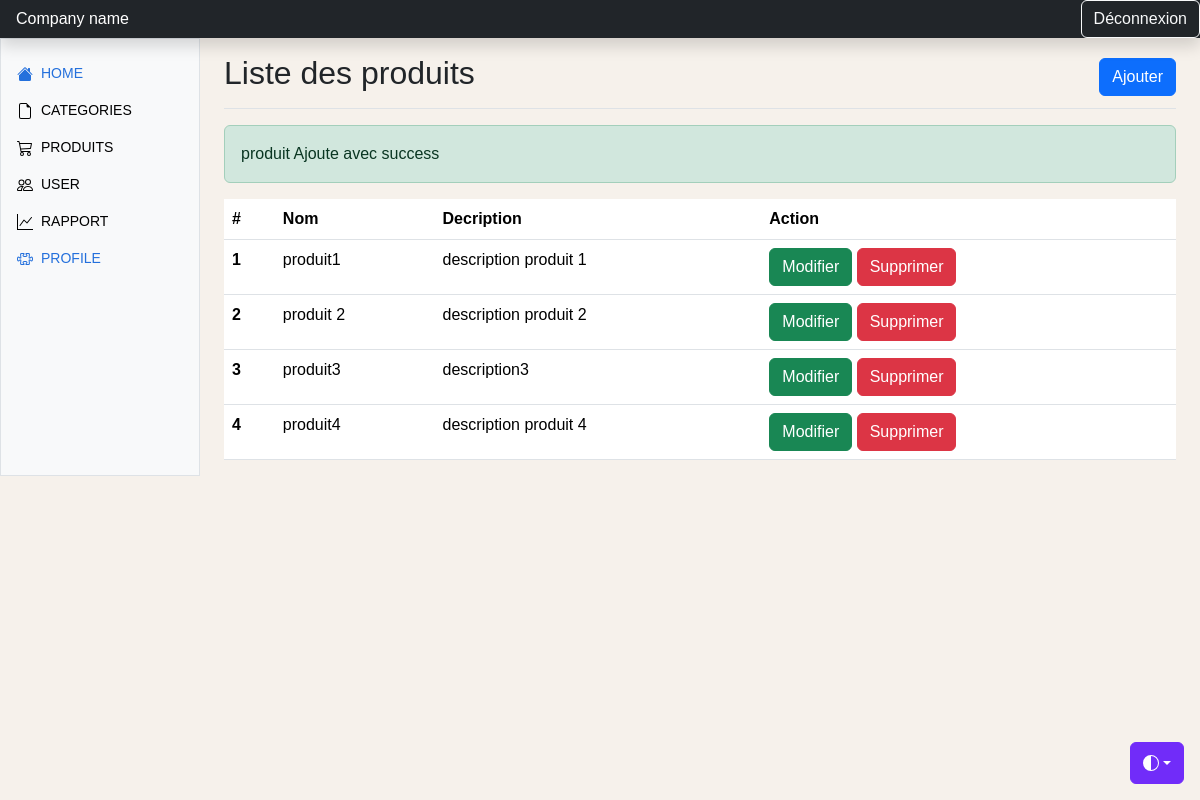
Page /admin/produits/liste.php?ajout=ok on the committed database.
### tables this page shows
CREATE TABLE `produit` (
  `id` int(11) NOT NULL,
  `nom` varchar(255) NOT NULL,
  `prix` float NOT NULL,
  `description` text NOT NULL,
  `image` text NOT NULL,
  `categorie` int(11) NOT NULL,
  `createur` int(11) NOT NULL,
  `date_creation` date NOT NULL,
  `date_modification` date NOT NULL
);

### inc/functions.php (called while the page is built, shortened)
<?php
function connectToDatabase(){
    try {
        $conn = new PDO("mysql:host=" . MONHOST . ";dbname=" . MABD, MONUSER, MONPWD);
        $conn->setAttribute(PDO::ATTR_ERRMODE, PDO::ERRMODE_EXCEPTION);
        return $conn;
    } catch (PDOException $e) {
        echo "Erreur de connexion à la base de données : " . $e->getMessage();
        die();
    }
}
function getAllProducts($conn){
    $requete = "SELECT * FROM produit";
    $resultat = $conn->query($requete);
    $produit = $resultat->fetchAll();
    return $produit;
}
$conn = connectToDatabase();
$produits = getAllProducts($conn);
?>

### admin/produits/liste.php (the view, shortened to what this page needs)
<?php
include "../../inc/functions.php";
$produits=getAllProducts($conn);
?>
<!doctype html>
<html lang="en" data-bs-theme="auto">
  <head><script src="/docs/5.3/assets/js/color-modes.js"></script>
    <link rel="stylesheet" href="https://cdn.jsdelivr.net/npm/@docsearch/css@3">
<link href="../../css/bootstrap.min.css" rel="stylesheet">
    <link href="https://cdn.jsdelivr.net/npm/bootstrap-icons@1.10.5/font/bootstrap-icons.min.css" rel="stylesheet">
    <link href="../../css/dashboard.css" rel="stylesheet">
  </head>
  <body>
    <div class="dropdown position-fixed bottom-0 end-0 mb-3 me-3 bd-mode-toggle">
      <button class="btn btn-bd-primary py-2 dropdown-toggle d-flex align-items-center"
              id="bd-theme"
              type="button"
              aria-expanded="false"
              data-bs-toggle="dropdown"
              aria-label="Toggle theme (auto)">
        <svg class="bi my-1 theme-icon-active" width="1em" height="1em"><use href="#circle-half"></use></svg>
      </button>
    </div>
<header class="navbar sticky-top bg-dark flex-md-nowrap p-0 shadow" data-bs-theme="dark">
  <a class="navbar-brand col-md-3 col-lg-2 me-0 px-3 fs-6 text-white" href="#">Company name</a>
 <a class="btn btn-outline-light" href="../../deconnexion.php">Déconnexion</a>
</header>
<div class="container-fluid">
  <div class="row">
  <?php
   include "../template/navigation.php";
?>
    <div class="col-md-9 ms-sm-auto col-lg-10 px-md-4">
      <div class="d-flex justify-content-between flex-wrap flex-md-nowrap align-items-center pt-3 pb-2 mb-3 border-bottom">
        <h1 class="h2">Liste des produits</h1>
        <div>
        <a class="btn btn-primary" data-bs-toggle="modal" data-bs-target="#exampleModal">Ajouter</a>
        </div>
      </div>
      <div>
      <?php
          if(isset($_GET['ajout']) && $_GET['ajout'] =="ok" ){
            print'<div class="alert alert-success">
            produit Ajoute avec success
              </div>';
                  }
                 ?>
      <table class="table">
          <thead>
            <tr>
              <th scope="col">#</th>
              <th scope="col">Nom</th>
              <th scope="col">Decription</th>
              <th scope="col">Action</th>
            </tr>
          </thead>
          <tbody>
          <?php
          foreach($produits as $i => $p){
            $i++;
                     print'<tr>
                     <th scope="row">'.$i.'</th>
                     <td>'.$p['nom'].'</td>
                     <td>'.$p['description'].'</td>
                     <td>
                           <a data-bs-toggle="modal" data-bs-target="#editModal'.$p['id'].'" class="btn btn-success">Modifier</a>
                           <a href="supprimer.php?idc='.$p['id'].'"class="btn btn-danger">Supprimer</a>
                     </td>
                   </tr>';
          }
          ?>
          </tbody>
        </table>
      </div>
    </div>
  </div>
</div>
    <script src="https://cdn.jsdelivr.net/npm/chart.js@4.3.2/dist/chart.umd.js"></script><script src="dashboard.js"></script></body>
</html>

### css/dashboard.css (style rules this page uses)
body { margin: 0; padding: 0; font-family: "Montserrat", sans-serif; background-color:#F6F1EB; }
header { background-color:#F6F1EB; }
.bi { display: inline-block; width: 1rem; height: 1rem; }

### admin/produits/liste.php (style rules this page uses)
.bi { vertical-align: -.125em; fill: currentColor; }
.btn-bd-primary { --bd-violet-bg: #712cf9; --bd-violet-rgb: 112.520718, 44.062154, 249.437846; --bs-btn-font-weight: 600; --bs-btn-color: var(--bs-white); --bs-btn-bg: var(--bd-violet-bg); --bs-btn-border-color: var(--bd-violet-bg); --bs-btn-hover-color: var(--bs-white); --bs-btn-hover-bg: #6528e0; --bs-btn-hover-border-color: #6528e0; --bs-btn-focus-shadow-rgb: var(--bd-violet-rgb); --bs-btn-active-color: var(--bs-btn-hover-color); --bs-btn-active-bg: #5a23c8; --bs-btn-active-border-color: #5a23c8; }
.bd-mode-toggle { z-index: 1500; }

### rows in the picture
produit: nom "produit1", description "description produit 1"
produit: nom "produit 2", description "description produit 2"
produit: nom "produit3", description "description3"
produit: nom "produit4", description "description produit 4"
